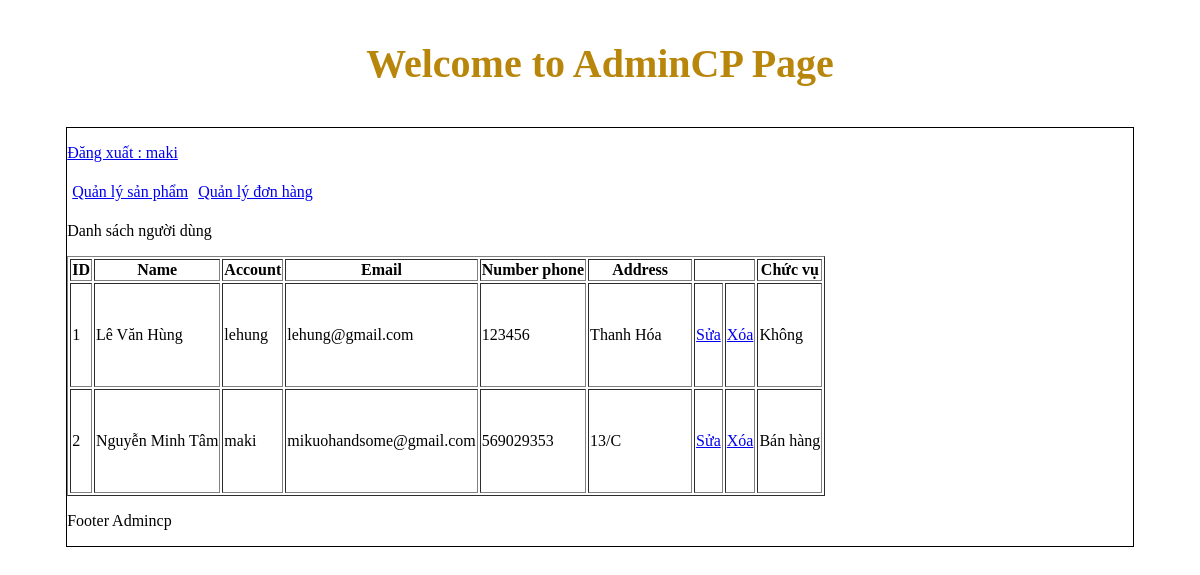
Screenshot of /admincp/index.php?action=quanlynguoidung&query=them (signed in) with the database file from the repository.
### tables this page shows
CREATE TABLE `tbl_dangky` (
  `id_khachhang` int(11) NOT NULL,
  `hovaten` varchar(250) NOT NULL,
  `taikhoan` varchar(100) NOT NULL,
  `matkhau` varchar(100) NOT NULL,
  `sodienthoai` int(11) NOT NULL,
  `email` varchar(100) NOT NULL,
  `diachi` text NOT NULL,
  `chucvu` int(11) NOT NULL
);

### admincp/modules/quanlynguoidung/lietke.php (the view)
<?php
    $sql_lietke_nguoidung="SELECT * FROM tbl_dangky ORDER BY id_khachhang DESC";
    $result_lietke_nguoidung= mysqli_query($connect,$sql_lietke_nguoidung);
?>
<p>Danh sách người dùng</p>
<table border="1">
    <tr>
        <th>ID</th>
        <th>Name </th>
        <th>Account</th>
        <th>Email</th>
        <th>Number phone</th>
        <th>Address</th>
        <th colspan="2"></th>
        <th>Chức vụ</th>
    </tr>
        <?php
            $i=0;
            while($row=mysqli_fetch_array($result_lietke_nguoidung)){
            $i++;
        ?>
    <tr>
        <td style="height:100px;"> <?php echo $i ?></td>
        <td> <?php echo $row ['hovaten']?></td>
        <td> <?php echo $row ['taikhoan']?></td>
        <td> <?php echo $row ['email']?></td>
        <td> <?php echo $row ['sodienthoai']?></td>
        <td style="width:100px;"> <?php echo $row ['diachi']?></td>
        <td>
                <a href="?action=quanlynguoidung&query=sua&idnguoidung=<?php echo $row['id_khachhang'] ?>"> Sửa </a>
        </td>
        <td>
                <a href="modules/quanlynguoidung/xuly.php?idnguoidung=<?php echo $row['id_khachhang']?>">Xóa</a>
        </td>
        <td><?php if($row['chucvu']==1){
            echo "Bán hàng";
     }else{
            echo "Không";
     }?>
     </td>
    </tr>
        <?php
            }
        ?>
</table>

### rows the page displays
tbl_dangky: hovaten "Lê Văn Hùng", taikhoan "lehung", email "lehung@gmail.com", sodienthoai "123456", diachi "Thanh Hóa", chucvu "Không"
tbl_dangky: hovaten "Nguyễn Minh Tâm", taikhoan "maki", email "mikuohandsome@gmail.com", sodienthoai "569029353", diachi "13/C", chucvu "Bán hàng"

### other values shown
$_SESSION['dangnhap'] "maki"
